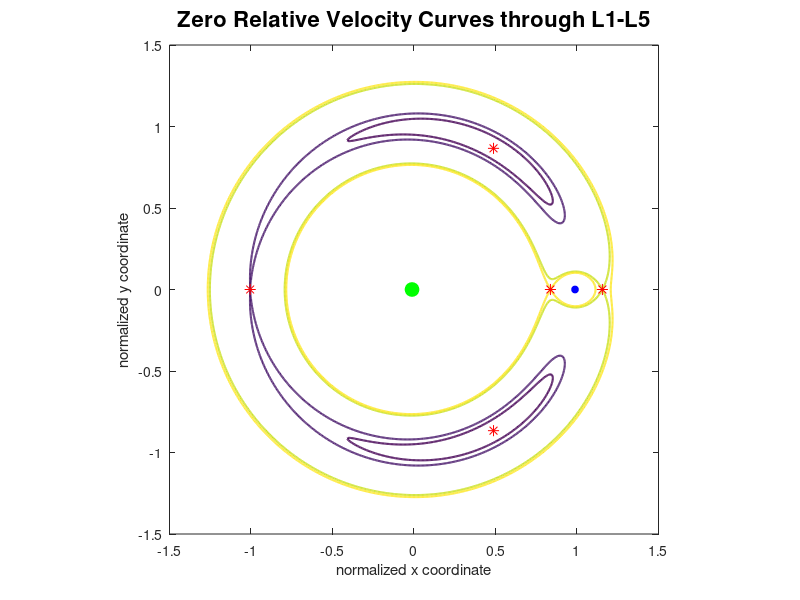

MATLAB code to generate this figure:
% zvcurve1.m      February 7, 2022

% plots zero relative velocity curves
% through the equilibrium points of the
% circular-restricted Earth-Moon
% three body problem

% Orbital Mechanics with MATLAB

%%%%%%%%%%%%%%%%%%%%%%%%%%%%%%%

clear;

clc; home;

fprintf('\n             program zvcurve1\n');

fprintf('\ngraphics display of zero relative velocity');
fprintf('\ncurves through the crtbp equilibrium points\n\n');

while(1)
    
    fprintf('\n <1> L1 contour\n\n');
    
    fprintf(' <2> L2 contour\n\n');
    
    fprintf(' <3> L3 contour\n\n');
    
    fprintf(' <4> L4 and L5 contour\n\n');
    
    fprintf(' <5> all points contour\n\n');
    
    fprintf(' selection (1, 2, 3, 4 or 5)\n\n');
    
    icflg = input('? ');
    
    if (icflg >= 1 && icflg <= 5)
        
        break;
        
    end
    
end

% define Earth-Moon mass ratio

mu = 0.012155099;

% create x and y mesh data points

xmin = -1.5;

xmax = +1.5;

ymin = -1.5;

ymax = +1.5;

delta = 0.005;

[x, y] = meshgrid(xmin: delta: xmax, ymin: delta: ymax);

% create z data

x1 = - mu;

x2 = 1.0 - mu;

sx = size(x);

z = zeros(sx(1), sx(1));

for i = 1: 1: size(x)
    
    for j = 1: 1: size(x)
        
        r1sqr = (x(i, j) - x1)^2 + y(i, j)^2;
        
        r2sqr = (x(i, j) - x2)^2 + y(i, j)^2;
        
        z(i, j) = (1.0 - mu) * (r1sqr + 2.0 / sqrt(r1sqr)) ...
            + mu * (r2sqr + 2.0 / sqrt(r2sqr)) - mu * (1.0 - mu);
    end
    
end

%----------------------
% define contour levels
%----------------------

% L1 libration point

v(1) = 2.0 * 1.5941913671;

% L2 libration point

v(2) = 2.0 * 1.5860980401;

% L3 libration point

v(3) = 2.0 * 1.5060758307;

% L4 and L5 libration points

v(4) = 2.0 * 1.4939963237;

v(5) = 2.0 * 1.4939963237;

v(4) = 3.0;

% plot zero relative-velocity contours

switch icflg
    
    case 1
        
        clevel = [v(1) v(1)];
        
    case 2
        
        clevel = [v(2) v(2)];
        
    case 3
        
        clevel = [v(3) v(3)];
        
        [c, h] = contour(x, y, z, v(3), 'LineWidth', 1.5);
        
        clabel(c, v(3));
        
    case 4
        
        clevel = [v(4) v(5)];
        
        [c, h] = contour(x, y, z, v(4), 'LineWidth', 1.5);
        
        clabel(c, v);
        
    case 5
        
        clevel = [v(1) v(2) v(3) v(4)];
        
        [c, h] = contour(x, y, z, v, 'LineWidth', 1.5);
        
        clabel(c, v);
end

contour (x, y, z, clevel, 'LineWidth', 1.5);

axis square;

axis ([xmin xmax ymin ymax]);

grid off;

hold on;

%--------------------
% plot body locations
%--------------------

% Earth

plot(-mu, 0.0, 'og', 'MarkerSize', 10, 'MarkerFaceColor', 'g');

% Moon

plot(1.0 - mu, 0, 'ob', 'MarkerSize', 5, 'MarkerFaceColor', 'b');

% plot location of libration points

switch icflg
    
    case 1
        
        % L1
        
        xl = 0.83689291982029;
        
        yl = 0.0;
        
        plot(xl, yl, '*r', 'MarkerSize', 8);
        
        title('Zero Relative Velocity Curve Through L1', 'FontSize', 16);
        
    case 2
        
        % L2
        
        xl = 1.15569952178709;
        
        yl = 0.0;
        
        plot(xl, yl, '*r', 'MarkerSize', 8);
        
        title('Zero Relative Velocity Curve Through L2', 'FontSize', 16);
        
    case 3
        
        % L3
        
        xl = -1.00506452627984;
        
        yl = 0.0;
        
        plot(xl, yl, '*r', 'MarkerSize', 8);
        
        title('Zero Relative Velocity Curve Through L3', 'FontSize', 16);
        
    case 4
        
        % L4 and L5
        
        xl = 0.4878449010;
        
        yl = 0.86602540378444;
        
        plot(xl, yl, '*r', 'MarkerSize', 8);
        
        xl = 0.4878449010;
        
        yl = -0.86602540378444;
        
        plot(xl, yl, '*r', 'MarkerSize', 8);
        
        title('Zero Relative Velocity Curve through L4 and L5', 'FontSize', 16);
        
    case 5
        
        xl = 0.83689291982029;
        
        yl = 0.0;
        
        plot(xl, yl, '*r', 'MarkerSize', 8);
        
        xl = 1.15569952178709;
        
        yl = 0.0;
        
        plot(xl, yl, '*r', 'MarkerSize', 8);
        
        xl = -1.00506452627984;
        
        yl = 0.0;
        
        plot(xl, yl, '*r', 'MarkerSize', 8);
        
        xl = 0.4878449010;
        
        yl = 0.86602540378444;
        
        plot(xl, yl, '*r', 'MarkerSize', 8);
        
        xl = 0.4878449010;
        
        yl = -0.86602540378444;
        
        plot(xl, yl, '*r', 'MarkerSize', 8);
        
        title('Zero Relative Velocity Curves through L1-L5', 'FontSize', 16);
        
end

xlabel('normalized x coordinate');

ylabel('normalized y coordinate');

% create tiff graphics disk file

print ('zvcurve1.tif', '-dtiff'); 

fprintf('\n\n');


